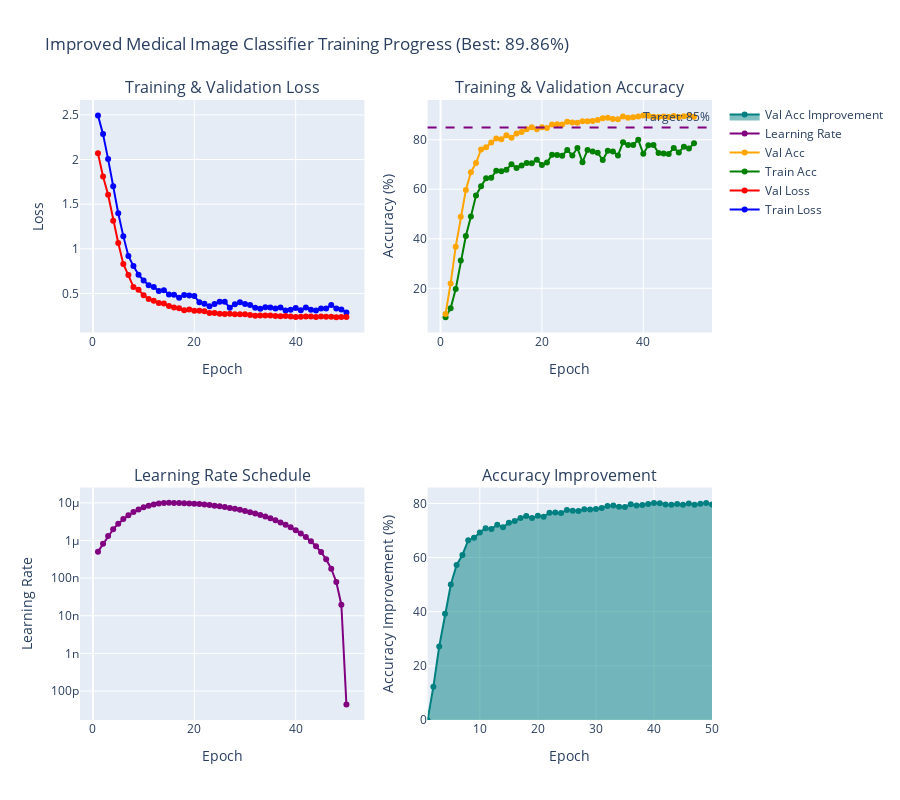

The cell this chart's notebook holds for it:
### Markdown cell above
## 8. Training Visualization and Analysis

### 8.1 Training Progress Visualization

### Code cell
# Visualize training progress
def plot_training_history(history, best_accuracy):
    """Create comprehensive training visualization"""
    
    epochs = range(1, len(history['train_loss']) + 1)
    
    # Create subplots
    fig = make_subplots(
        rows=2, cols=2,
        subplot_titles=[
            'Training & Validation Loss',
            'Training & Validation Accuracy',
            'Learning Rate Schedule',
            'Accuracy Improvement'
        ],
        specs=[
            [{"secondary_y": False}, {"secondary_y": False}],
            [{"secondary_y": False}, {"secondary_y": False}]
        ]
    )
    
    # Loss plot
    fig.add_trace(
        go.Scatter(x=list(epochs), y=history['train_loss'], 
                  mode='lines+markers', name='Train Loss', 
                  line=dict(color='blue', width=2)),
        row=1, col=1
    )
    fig.add_trace(
        go.Scatter(x=list(epochs), y=history['val_loss'], 
                  mode='lines+markers', name='Val Loss', 
                  line=dict(color='red', width=2)),
        row=1, col=1
    )
    
    # Accuracy plot
    fig.add_trace(
        go.Scatter(x=list(epochs), y=history['train_acc'], 
                  mode='lines+markers', name='Train Acc', 
                  line=dict(color='green', width=2)),
        row=1, col=2
    )
    fig.add_trace(
        go.Scatter(x=list(epochs), y=history['val_acc'], 
                  mode='lines+markers', name='Val Acc', 
                  line=dict(color='orange', width=2)),
        row=1, col=2
    )
    
    # Add target accuracy line
    fig.add_hline(y=85, line_dash="dash", line_color="purple", 
                  annotation_text="Target: 85%", row=1, col=2)
    
    # Learning rate plot
    fig.add_trace(
        go.Scatter(x=list(epochs), y=history['learning_rates'], 
                  mode='lines+markers', name='Learning Rate', 
                  line=dict(color='purple', width=2)),
        row=2, col=1
    )
    
    # Accuracy improvement plot
    val_acc_improvement = [acc - history['val_acc'][0] for acc in history['val_acc']]
    fig.add_trace(
        go.Scatter(x=list(epochs), y=val_acc_improvement, 
                  mode='lines+markers', name='Val Acc Improvement', 
                  line=dict(color='teal', width=2), fill='tonexty'),
        row=2, col=2
    )
    
    # Update layout
    fig.update_layout(
        height=800,
        title_text=f"Improved Medical Image Classifier Training Progress (Best: {best_accuracy:.2f}%)",
        showlegend=True
    )
    
    # Update axes labels
    fig.update_xaxes(title_text="Epoch", row=1, col=1)
    fig.update_xaxes(title_text="Epoch", row=1, col=2)
    fig.update_xaxes(title_text="Epoch", row=2, col=1)
    fig.update_xaxes(title_text="Epoch", row=2, col=2)
    
    fig.update_yaxes(title_text="Loss", row=1, col=1)
    fig.update_yaxes(title_text="Accuracy (%)", row=1, col=2)
    fig.update_yaxes(title_text="Learning Rate", row=2, col=1, type="log")
    fig.update_yaxes(title_text="Accuracy Improvement (%)", row=2, col=2)
    
    return fig

# Create and display training visualization
training_fig = plot_training_history(training_history, best_accuracy)
training_fig.show()

# Save training visualization
training_fig.write_html(os.path.join(config.OUTPUT_DIR, 'training_progress.html'))

print(f"Training visualization saved to: {config.OUTPUT_DIR}/training_progress.html")

### Figure 1 — Plotly figure (JSON) as saved in the notebook; plotly's stock layout.template omitted (floating-point values rounded to 4 significant figures)
{"data": [{"line": {"color": "blue", "width": 2}, "mode": "lines+markers", "name": "Train Loss", "type": "scatter", "x": [1, 2, 3, 4, 5, 6, 7, 8, 9, 10, 11, 12, 13, 14, 15, 16, 17, 18, 19, 20, 21, 22, 23, 24, 25, 26, 27, 28, 29, 30, 31, 32, 33, 34, 35, 36, 37, 38, 39, 40, 41, 42, 43, 44, 45, 46, 47, 48, 49, 50], "xaxis": "x", "y": [2.495, 2.285, 2.005, 1.701, 1.398, 1.142, 0.9203, 0.8064, 0.7092, 0.6445, 0.5924, 0.5712, 0.5279, 0.5367, 0.4891, 0.4841, 0.4516, 0.4832, 0.4765, 0.4708, 0.4002, 0.3831, 0.3563, 0.3811, 0.4061, 0.4062, 0.3403, 0.3788, 0.4021, 0.3806, 0.3692, 0.3384, 0.3277, 0.3446, 0.3435, 0.3323, 0.3435, 0.3074, 0.3181, 0.338, 0.3124, 0.3424, 0.3176, 0.31, 0.3324, 0.3302, 0.37, 0.3325, 0.3207, 0.2874], "yaxis": "y"}, {"line": {"color": "red", "width": 2}, "mode": "lines+markers", "name": "Val Loss", "type": "scatter", "x": [1, 2, 3, 4, 5, 6, 7, 8, 9, 10, 11, 12, 13, 14, 15, 16, 17, 18, 19, 20, 21, 22, 23, 24, 25, 26, 27, 28, 29, 30, 31, 32, 33, 34, 35, 36, 37, 38, 39, 40, 41, 42, 43, 44, 45, 46, 47, 48, 49, 50], "xaxis": "x", "y": [2.069, 1.81, 1.604, 1.315, 1.065, 0.8307, 0.7074, 0.5731, 0.5401, 0.4788, 0.4368, 0.4192, 0.3927, 0.3865, 0.3587, 0.3416, 0.3327, 0.3123, 0.3206, 0.3052, 0.3067, 0.2998, 0.2801, 0.2814, 0.2717, 0.2703, 0.2726, 0.2671, 0.2661, 0.2663, 0.2586, 0.2509, 0.2533, 0.2537, 0.2515, 0.2467, 0.245, 0.2462, 0.2425, 0.2355, 0.2394, 0.2411, 0.2419, 0.2368, 0.2428, 0.2385, 0.2374, 0.2345, 0.2355, 0.2349], "yaxis": "y"}, {"line": {"color": "green", "width": 2}, "mode": "lines+markers", "name": "Train Acc", "type": "scatter", "x": [1, 2, 3, 4, 5, 6, 7, 8, 9, 10, 11, 12, 13, 14, 15, 16, 17, 18, 19, 20, 21, 22, 23, 24, 25, 26, 27, 28, 29, 30, 31, 32, 33, 34, 35, 36, 37, 38, 39, 40, 41, 42, 43, 44, 45, 46, 47, 48, 49, 50], "xaxis": "x2", "y": [8.354, 11.92, 19.69, 31.19, 41.12, 49, 57.46, 61.23, 64.5, 64.65, 67.48, 67.25, 67.94, 70.12, 68.6, 69.65, 70.67, 70.52, 71.98, 69.79, 70.81, 73.98, 73.88, 73.58, 75.88, 73.65, 76.67, 70.94, 75.88, 75.27, 74.75, 71.83, 75.6, 75.31, 73.69, 79.02, 77.88, 77.88, 79.98, 74.31, 77.75, 77.94, 74.65, 74.44, 74.25, 76.69, 74.9, 77.23, 76.44, 78.6], "yaxis": "y2"}, {"line": {"color": "orange", "width": 2}, "mode": "lines+markers", "name": "Val Acc", "type": "scatter", "x": [1, 2, 3, 4, 5, 6, 7, 8, 9, 10, 11, 12, 13, 14, 15, 16, 17, 18, 19, 20, 21, 22, 23, 24, 25, 26, 27, 28, 29, 30, 31, 32, 33, 34, 35, 36, 37, 38, 39, 40, 41, 42, 43, 44, 45, 46, 47, 48, 49, 50], "xaxis": "x2", "y": [9.647, 21.95, 36.8, 48.92, 59.68, 66.91, 70.62, 76.07, 76.93, 78.91, 80.52, 80.21, 81.82, 80.83, 82.56, 83.12, 84.29, 85.03, 84.23, 85.1, 84.72, 86.21, 86.27, 86.15, 87.26, 86.95, 86.89, 87.51, 87.45, 87.57, 88.0, 88.68, 88.87, 88.44, 88.31, 89.36, 88.93, 89.12, 89.42, 89.86, 89.73, 89.3, 89.18, 89.42, 89.18, 89.61, 89.18, 89.55, 89.86, 89.3], "yaxis": "y2"}, {"line": {"color": "purple", "width": 2}, "mode": "lines+markers", "name": "Learning Rate", "type": "scatter", "x": [1, 2, 3, 4, 5, 6, 7, 8, 9, 10, 11, 12, 13, 14, 15, 16, 17, 18, 19, 20, 21, 22, 23, 24, 25, 26, 27, 28, 29, 30, 31, 32, 33, 34, 35, 36, 37, 38, 39, 40, 41, 42, 43, 44, 45, 46, 47, 48, 49, 50], "xaxis": "x3", "y": [5.051e-07, 8.157e-07, 1.318e-06, 1.991e-06, 2.804e-06, 3.722e-06, 4.704e-06, 5.709e-06, 6.691e-06, 7.608e-06, 8.419e-06, 9.09e-06, 9.59e-06, 9.898e-06, 1e-05, 9.979e-06, 9.919e-06, 9.818e-06, 9.679e-06, 9.502e-06, 9.289e-06, 9.042e-06, 8.761e-06, 8.451e-06, 8.113e-06, 7.749e-06, 7.364e-06, 6.96e-06, 6.539e-06, 6.107e-06, 5.665e-06, 5.218e-06, 4.77e-06, 4.323e-06, 3.882e-06, 3.449e-06, 3.029e-06, 2.625e-06, 2.241e-06, 1.878e-06, 1.54e-06, 1.231e-06, 9.514e-07, 7.047e-07, 4.926e-07, 3.168e-07, 1.786e-07, 7.933e-08, 1.964e-08, 4.358e-11], "yaxis": "y3"}, {"fill": "tonexty", "line": {"color": "teal", "width": 2}, "mode": "lines+markers", "name": "Val Acc Improvement", "type": "scatter", "x": [1, 2, 3, 4, 5, 6, 7, 8, 9, 10, 11, 12, 13, 14, 15, 16, 17, 18, 19, 20, 21, 22, 23, 24, 25, 26, 27, 28, 29, 30, 31, 32, 33, 34, 35, 36, 37, 38, 39, 40, 41, 42, 43, 44, 45, 46, 47, 48, 49, 50], "xaxis": "x4", "y": [0, 12.31, 27.15, 39.27, 50.03, 57.27, 60.98, 66.42, 67.29, 69.26, 70.87, 70.56, 72.17, 71.18, 72.91, 73.47, 74.64, 75.39, 74.58, 75.45, 75.08, 76.56, 76.62, 76.5, 77.61, 77.3, 77.24, 77.86, 77.8, 77.92, 78.35, 79.04, 79.22, 78.79, 78.66, 79.72, 79.28, 79.47, 79.78, 80.21, 80.09, 79.65, 79.53, 79.78, 79.53, 79.96, 79.53, 79.9, 80.21, 79.65], "yaxis": "y4"}], "layout": {"annotations": [{"font": {"size": 16}, "showarrow": false, "text": "Training & Validation Loss", "x": 0.225, "xanchor": "center", "xref": "paper", "y": 1, "yanchor": "bottom", "yref": "paper"}, {"font": {"size": 16}, "showarrow": false, "text": "Training & Validation Accuracy", "x": 0.775, "xanchor": "center", "xref": "paper", "y": 1, "yanchor": "bottom", "yref": "paper"}, {"font": {"size": 16}, "showarrow": false, "text": "Learning Rate Schedule", "x": 0.225, "xanchor": "center", "xref": "paper", "y": 0.375, "yanchor": "bottom", "yref": "paper"}, {"font": {"size": 16}, "showarrow": false, "text": "Accuracy Improvement", "x": 0.775, "xanchor": "center", "xref": "paper", "y": 0.375, "yanchor": "bottom", "yref": "paper"}, {"showarrow": false, "text": "Target: 85%", "x": 1, "xanchor": "right", "xref": "x2 domain", "y": 85, "yanchor": "bottom", "yref": "y2"}], "height": 800, "shapes": [{"line": {"color": "purple", "dash": "dash"}, "type": "line", "x0": 0, "x1": 1, "xref": "x2 domain", "y0": 85, "y1": 85, "yref": "y2"}], "showlegend": true, "title": {"text": "Improved Medical Image Classifier Training Progress (Best: 89.86%)"}, "xaxis": {"anchor": "y", "domain": [0, 0.45], "title": {"text": "Epoch"}}, "xaxis2": {"anchor": "y2", "domain": [0.55, 1], "title": {"text": "Epoch"}}, "xaxis3": {"anchor": "y3", "domain": [0, 0.45], "title": {"text": "Epoch"}}, "xaxis4": {"anchor": "y4", "domain": [0.55, 1], "title": {"text": "Epoch"}}, "yaxis": {"anchor": "x", "domain": [0.625, 1], "title": {"text": "Loss"}}, "yaxis2": {"anchor": "x2", "domain": [0.625, 1], "title": {"text": "Accuracy (%)"}}, "yaxis3": {"anchor": "x3", "domain": [0, 0.375], "title": {"text": "Learning Rate"}, "type": "log"}, "yaxis4": {"anchor": "x4", "domain": [0, 0.375], "title": {"text": "Accuracy Improvement (%)"}}}}
